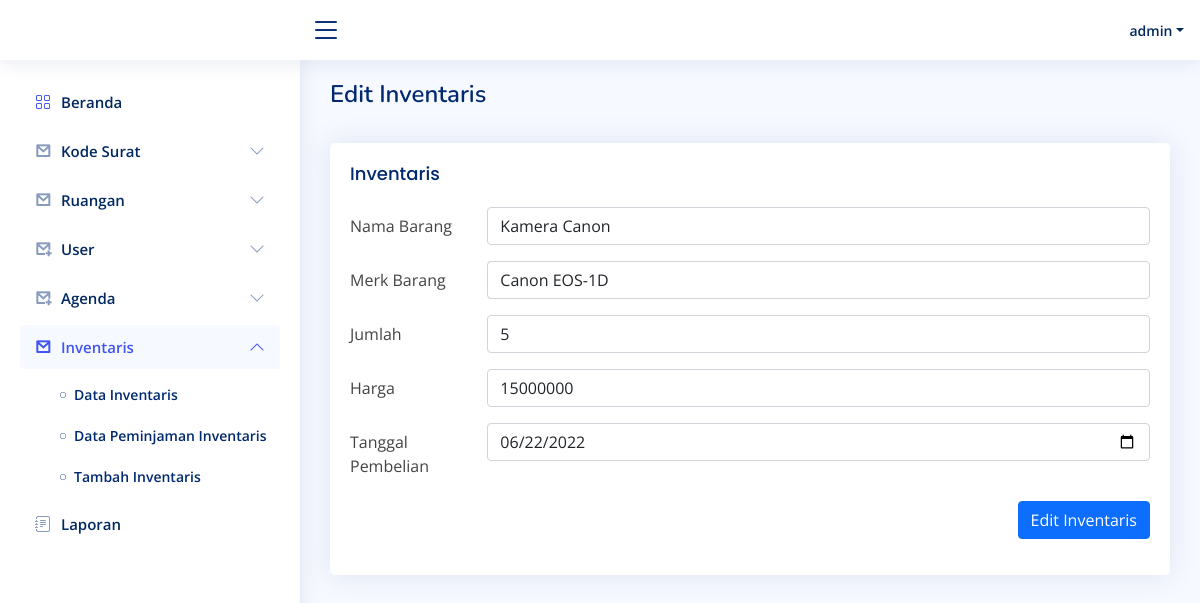
Page /index.php?page=inventaris&item=edit_inventaris&id_inventaris=2 (signed in) on the committed database.
### tables this page shows
CREATE TABLE `tabel_inventaris` (
    id_inventaris INT NOT NULL AUTO_INCREMENT,
    nama VARCHAR(255) NOT NULL,
    merk VARCHAR(255) NOT NULL,
    jumlah INT NOT NULL,
    harga BIGINT NOT NULL,
    tanggal_pembelian DATE NOT NULL,
    keterangan VARCHAR(255) NULL,
    PRIMARY KEY (id_inventaris)
);

### inventaris/halaman_edit_inventaris.php (the view, shortened to what this page needs)
<?php
if (isset($_GET['id_inventaris'])) {
    require_once "koneksi.php";
    $sql = "SELECT * FROM tabel_inventaris WHERE id_inventaris=" . $_GET['id_inventaris'];
    $result = $mysqli->query($sql);
    $row = $result->fetch_assoc();
} else
    echo "<script>" .
        "window.location.href='index.php?page=inventaris&item=tampil_inventaris';" .
        "</script>";
?>
<main id="main" class="main">
    <div class="pagetitle">
        <h1>Edit Inventaris</h1>
    </div>
    <br>
    <section class="section dashboard">
        <div class="card">
            <div class="card-body">
                <h5 class="card-title">Inventaris</h5>
                <form class="needs-validation" novalidate action="" method="POST">
                    <div class="row mb-3">
                        <label for="nama" class="col-sm-2 col-form-label">Nama Barang</label>
                        <div class="col-sm-10">
                            <input type="text" class="form-control" id="nama" value="<?= $row['nama']; ?>" name="nama" required>
                        </div>
                    </div>
                    <div class="row mb-3">
                        <label for="merk" class="col-sm-2 col-form-label">Merk Barang</label>
                        <div class="col-sm-10">
                            <input type="text" class="form-control" id="merk" value="<?= $row['merk']; ?>" name="merk" required>
                        </div>
                    </div>
                    <div class="row mb-3">
                        <label for="jumlah" class="col-sm-2 col-form-label">Jumlah</label>
                        <div class="col-sm-10">
                            <input type="number" class="form-control" id="jumlah" value="<?= $row['jumlah']; ?>" name="jumlah" required>
                        </div>
                    </div>
                    <div class="row mb-3">
                        <label for="harga" class="col-sm-2 col-form-label">Harga</label>
                        <div class="col-sm-10">
                            <input type="number" class="form-control" id="harga" value="<?= $row['harga']; ?>" name="harga" required>
                        </div>
                    </div>
                    <div class="row mb-3">
                        <label for="tanggal_pembelian" class="col-sm-2 col-form-label">Tanggal Pembelian</label>
                        <div class="col-sm-10">
                            <input type="date" class="form-control" id="tanggal_pembelian" value="<?= $row['tanggal_pembelian']; ?>" name="tanggal_pembelian" required>
                        </div>
                    </div>
                    <div class="row mb-3">
                        <div class="col-sm-12 justify-content-end d-flex">
                            <button type="submit" name="submit" class="btn btn-primary">Edit Inventaris</button>
                        </div>
                    </div>
                </form>
            </div>
        </div>
    </section>
</main>

### assets/css/style.css (style rules this page uses)
:root { scroll-behavior: smooth; }
body { font-family: "Open Sans", sans-serif; background: #f6f9ff; color: #444444; }
h1, h2, h3, h4, h5, h6 { font-family: "Nunito", sans-serif; }
#main { margin-top: 60px; padding: 20px 30px; transition: all 0.3s; }
.pagetitle { margin-bottom: 10px; }
.pagetitle h1 { font-size: 24px; margin-bottom: 0; font-weight: 600; color: #012970; }
.card { margin-bottom: 30px; border: none; border-radius: 5px; box-shadow: 0px 0 30px rgba(1, 41, 112, 0.1); overflow: hidden; }
.card-title { padding: 20px 0 15px 0; font-size: 18px; font-weight: 500; color: #012970; font-family: "Poppins", sans-serif; }
.card-body { padding: 0 20px 20px 20px; }
@media (min-width: 1200px) { #main, #footer { margin-left: 300px; } }

### rows in the picture
tabel_inventaris: nama "Kamera Canon", merk "Canon EOS-1D", jumlah "5", harga "15000000", tanggal_pembelian "06/22/2022"

### other values in the picture
$_SESSION['nama_user'] "admin"
